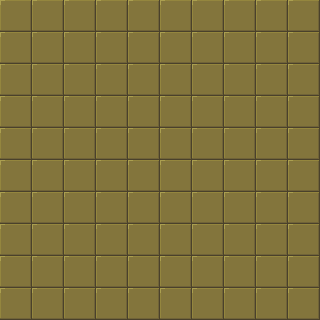

Tiled map render using the project's own tile images. Description and the whole map definition, tile-layer contents included, below:
An orthogonal 10x10 tile map with 32x32 px tiles, 1 tile layer (terrain).

<map version="1.10" tiledversion="1.10.2" orientation="orthogonal" renderorder="right-down" width="10" height="10" tilewidth="32" tileheight="32" infinite="0" nextlayerid="2" nextobjectid="1">
 <tileset firstgid="1" source="tilesets/Yellow-Brick.tsx" />
 <layer id="1" name="terrain" width="10" height="10">
  <data encoding="csv">
24,24,24,24,24,24,24,24,24,24,
24,24,24,24,24,24,24,24,24,24,
24,24,24,24,24,24,24,24,24,24,
24,24,24,24,24,24,24,24,24,24,
24,24,24,24,24,24,24,24,24,24,
24,24,24,24,24,24,24,24,24,24,
24,24,24,24,24,24,24,24,24,24,
24,24,24,24,24,24,24,24,24,24,
24,24,24,24,24,24,24,24,24,24,
24,24,24,24,24,24,24,24,24,24
</data>
 </layer>
</map>
